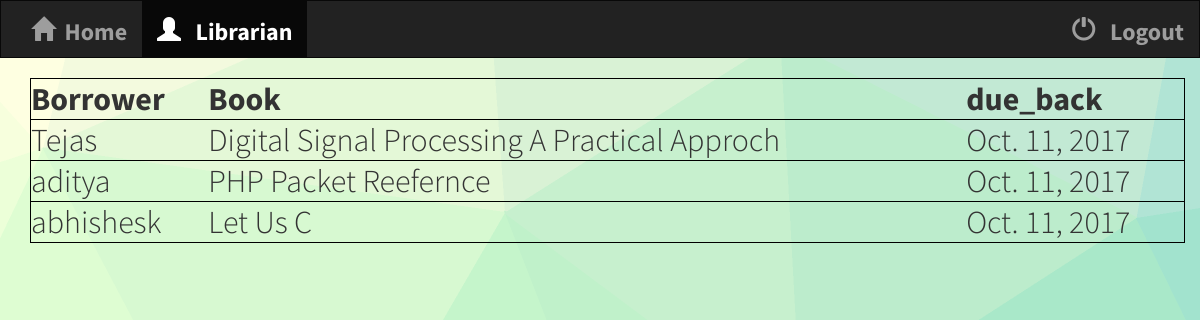
Screenshot of /librarian/borrowed-book/ (signed in) with the database file from the repository.
### librarian/models.py (models this page shows, shortened)
class IssueData(models.Model):
    book = models.ForeignKey('Book', on_delete=models.SET_NULL, null=True)
    due_back = models.DateField(null=True, blank=True,default=date.today()+timedelta(days=15))
    borrower = models.ForeignKey('Student', on_delete=models.SET_NULL, null=True, blank=True)
    class Meta:
        ordering = ["due_back"]
        permissions = (("can_mark_returned", "Set book as returned"),)

class Student(models.Model):
    student_name = models.CharField(max_length = 50)
    student_id = models.CharField(max_length=14)
    classes = (
        ('SE', 'SE'),
        ('TE', 'TE'),
        ('BE', 'BE'),
    )
    student_class=models.CharField(max_length=3, choices=classes,default='SE')
    Div = (
        ('A', 'A'),
        ('B', 'B'),
        ('C', 'C'),
    )
    student_Div=models.CharField(max_length=1, choices=Div,default='A')
    student_email = models.EmailField(max_length=254)
    student_phno = models.CharField(max_length = 15)
    fine=models.IntegerField(default=0)
    def __str__(self):
        return self.student_name

class Book(models.Model):
    book_id = models.CharField(primary_key=True, max_length=50, help_text="Unique ID for this particular book across whole library")
    title = models.CharField(max_length=200)
    author = models.CharField(max_length=200, null=True)
    publisher = models.CharField(max_length=200, null=True)
    student_issued = Student()
    LOAN_STATUS = (
        ('o', 'On loan'),
        ('a', 'Available'),
        ('r', 'Reserved'),
    )
    status= models.CharField(max_length=1, choices=LOAN_STATUS, default='a', help_text='Book availability')
    def __str__(self):
        return self.title

### librarian/views.py (the view)
@login_required
def all_borrower(request):
	all_borrower=list(IssueData.objects.all())
	return render(request,'librarian/all_borrower.html',{'all_borrower':all_borrower})

### librarian/templates/librarian/all_borrower.html
{% extends 'base.html' %}
{% block content %}
<table style="width:100%; font-size:32px;">
  <tr>
  	<th><strong>Borrower</strong></th>
    <th><strong>Book</strong></th>
    <th><strong>due_back</strong></th>
  </tr>
  {% for user in all_borrower %}
  <tr>
  	<td>{{user.borrower}}</td>
  	<td>{{user.book}}</td>
  	<td>{{user.due_back}}</td>
  {% endfor %}
</table>
{% endblock %}

### librarian/templates/base.html (shortened to what this page needs)
<html lang="en">
	<head>
{% load staticfiles %}
<link rel="stylesheet" href="https://maxcdn.bootstrapcdn.com/bootstrap/3.3.7/css/bootstrap.min.css">
<link rel = "stylesheet" type ="text/css" href =" {% static 'student/style.css' %}" />
<link rel = "stylesheet" type ="text/css" href =" {% static 'student/base.css' %}" />
		<nav class="navbar navbar-inverse">
		  <div class="container-fluid">
			<ul class="nav navbar-nav">
				<li class=""><a href="/"><span class="glyphicon glyphicon-home"></span><b>&nbsp;&nbsp;Home</b></a></li>
				<li class="active"><a href="{% url 'home' %}"><span class="glyphicon glyphicon-user"></span><b>&nbsp;&nbsp; Librarian</b></a></li>
			</ul>
			<ul class="nav navbar-nav navbar-right">
			{% if user.is_authenticated %}
				<li><a href="{% url 'logout' %}"><span class="glyphicon glyphicon-off"></span><b>&nbsp;&nbsp; Logout</b></a></li>
			{% endif %}
			</ul>
		  </div>
		</nav>
	</head>
  <body>
    <main>
	<div class="container-fluid" style='margin-left:15px'>
      {% block content %}
      {% endblock %}
	</div>
	</main>
  </body>
</html>

### librarian/static/student/style.css (style rules this page uses)
body { background: white url("images/background1.jpg"); font-family: 'Source Sans Pro',sans-serif; font-size:24px; }
.navbar { border-radius: 0; }
tr { border: 1px solid black; }

### librarian/static/student/base.css (style rules this page uses)
* { box-sizing: border-box; margin: 0; padding: 0; font-weight: 300; }
body { font-family: 'Source Sans Pro', sans-serif; font-weight: 300; }

### librarian/templates/base.html (style rules this page uses)
html, body { height:100% }

### rows the page displays
IssueData: borrower "Tejas", book "Digital Signal Processing A Practical Approch", due_back "Oct. 11, 2017"
IssueData: borrower "aditya", book "PHP Packet Reefernce", due_back "Oct. 11, 2017"
IssueData: borrower "abhishesk", book "Let Us C", due_back "Oct. 11, 2017"
